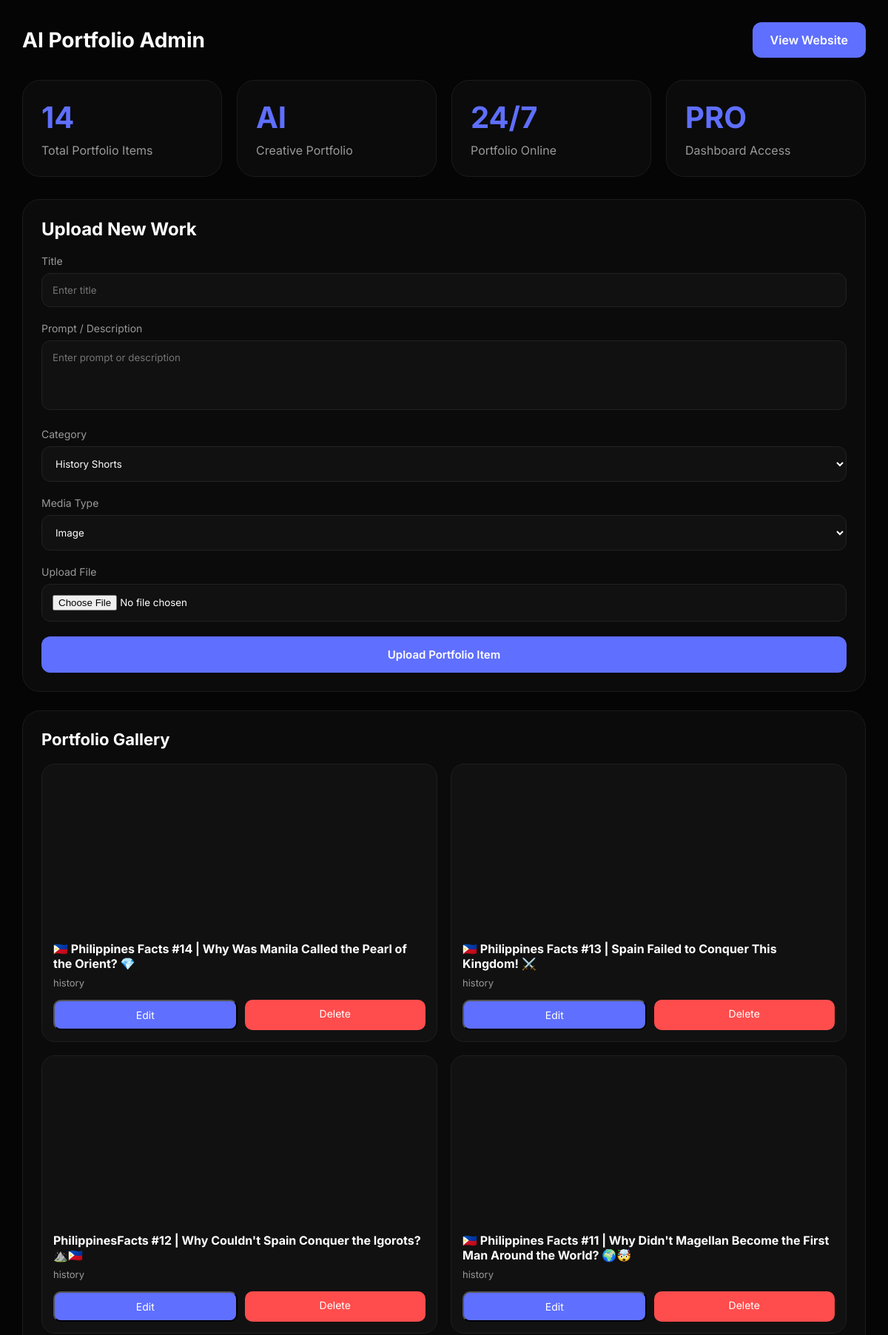
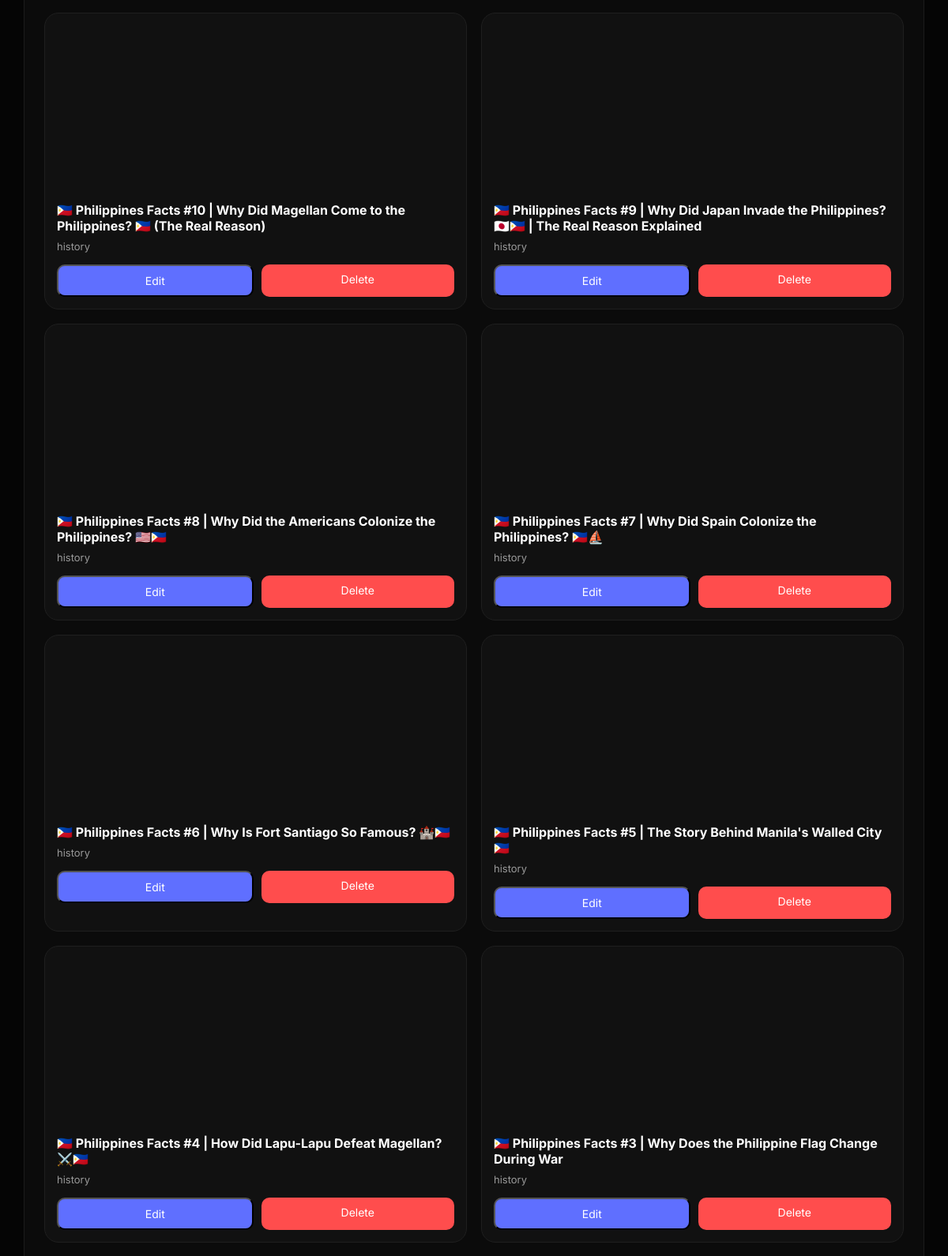
/admin (signed in, upper part), run on the app's committed database (2 pictures, top to bottom).
### tables this page shows
CREATE TABLE portfolio (
    id INTEGER PRIMARY KEY AUTOINCREMENT,
    title TEXT NOT NULL,
    category TEXT NOT NULL,
    file_name TEXT,
    file_type TEXT DEFAULT 'image',
    youtube_url TEXT,
    description TEXT,
    created_at TIMESTAMP DEFAULT CURRENT_TIMESTAMP
);

### app.py (the view)
@app.route("/admin")
def admin():
    if "admin" not in session:
        return redirect("/login")
    conn = get_db()
    cursor = conn.cursor()
    cursor.execute("""
        SELECT * FROM portfolio
        ORDER BY id DESC
    """)
    items = cursor.fetchall()
    conn.close()
    return render_template(
        "admin.html",
        items=items
    )

### app.py (called while the page is built)
def get_db():
    conn = sqlite3.connect("database.db")
    conn.row_factory = sqlite3.Row
    return conn

### templates/admin.html (shortened to what this page needs)
<!DOCTYPE html>
<html lang="en">
<head>
<link rel="stylesheet" href="{{ url_for('static', filename='css/admin.css') }}">
</head>
<body>
<div class="container">
<div class="header">
<div class="logo">
AI Portfolio Admin
</div>
<a href="/" class="website-btn">
View Website
</a>
</div>
<div class="stats">
<div class="stat-card">
<h2>{{ items|length }}</h2>
<p>Total Portfolio Items</p>
</div>
<div class="stat-card">
<h2>AI</h2>
<p>Creative Portfolio</p>
</div>
<div class="stat-card">
<h2>24/7</h2>
<p>Portfolio Online</p>
</div>
<div class="stat-card">
<h2>PRO</h2>
<p>Dashboard Access</p>
</div>
</div>
<div class="main">
<div class="upload-card">
<h2>Upload New Work</h2>
<form method="POST"
action="/admin/upload"
enctype="multipart/form-data">
<label>Title</label>
<input
type="text"
name="title"
placeholder="Enter title"
required>
<label>Prompt / Description</label>
<textarea
    name="description"
    placeholder="Enter prompt or description"
    rows="4"
    style="width:100%; padding:14px; background:#111; border:1px solid #222; border-radius:12px; color:white; margin-bottom:20px; resize:none;">
</textarea>
<label>Category</label>
<select name="category" required>
    <option value="history">History Shorts</option>
</select>
<label>Media Type</label>
<select
    id="fileType"
    name="file_type"
    onchange="toggleMediaInput()"
    required>
    <option value="image">Image</option>
</select>
<div id="uploadBox">
<label>Upload File</label>
<input
type="file"
name="file"
accept="image/*,video/*">
</div>
<button
type="submit"
class="upload-btn">
Upload Portfolio Item
</button>
</form>
</div>
<div class="gallery-card">
<div class="gallery-header">
<h2>Portfolio Gallery</h2>
</div>
{% if items %}
<div class="gallery-grid">
{% for item in items %}
<div class="work-card">
{% if item[4] == "image" %}
<img
    src="{{ url_for('static', filename='uploads/' + item[3]) }}"
    alt="{{ item[1] }}">
{% elif item[4] == "youtube" %}
<iframe
    width="100%"
    height="220"
    src="{{ item[5] }}"
    title="{{ item[1] }}"
    frameborder="0"
    allow="accelerometer; autoplay; clipboard-write; encrypted-media; gyroscope; picture-in-picture"
    allowfullscreen>
</iframe>
{% endif %}
<div class="work-content">
<h3>{{ item[1] }}</h3>
<p>{{ item[2] }}</p>
<div class="actions">
    <button
type="button"
class="edit-btn"
data-id="{{ item[0] }}"
data-title="{{ item[1] }}"
data-category="{{ item[2] }}"
data-type="{{ item[4] }}"
data-youtube="{{ item[5] or '' }}"
data-description="{{ item[6] or '' }}"
onclick="openEditModal(this)">
    Edit
</button>
    <a
        href="/delete/{{ item[0] }}"
        class="delete-btn"
        onclick="return confirm('Delete this item?')">
        Delete
    </a>
</div>
</div>
</div>
{% endfor %}
</div>
{% else %}
<div class="empty">
No portfolio items uploaded yet.
</div>
{% endif %}
</div>
</div>
</div>
</body>
</html>

### static/css/admin.css (style rules this page uses)
* { margin:0; padding:0; box-sizing:border-box; font-family:'Inter',sans-serif; }
body { background:#050505; color:#fff; padding:30px; }
.container { max-width:1400px; margin:auto; }
.header { display:flex; justify-content:space-between; align-items:center; margin-bottom:30px; }
.logo { font-size:28px; font-weight:700; }
.website-btn { padding:14px 24px; background:#5f6fff; border-radius:12px; color:white; text-decoration:none; font-weight:600; }
.stats { display:grid; grid-template-columns:repeat(4,1fr); gap:20px; margin-bottom:30px; }
.stat-card { background:#0b0b0b; border:1px solid #1b1b1b; border-radius:24px; padding:25px; }
.stat-card h2 { font-size:40px; color:#5f6fff; margin-bottom:10px; }
.stat-card p { color:#999; }
.main { display:grid; grid-template-columns:350px 1fr; gap:25px; }
.upload-card { background:#0b0b0b; border:1px solid #1b1b1b; border-radius:24px; padding:25px; height:fit-content; }
.upload-card h2 { margin-bottom:20px; }
.upload-card label { display:block; margin-bottom:8px; color:#999; font-size:14px; }
.upload-card input, .upload-card select { width:100%; padding:14px; background:#111; border:1px solid #222; border-radius:12px; color:white; margin-bottom:20px; }
.upload-btn { width:100%; padding:15px; border:none; background:#5f6fff; border-radius:12px; color:white; font-size:15px; cursor:pointer; font-weight:600; }
.gallery-card { background:#0b0b0b; border:1px solid #1b1b1b; border-radius:24px; padding:25px; }
.gallery-header { display:flex; justify-content:space-between; align-items:center; margin-bottom:20px; }
.gallery-header h2 { font-size:22px; }
.gallery-grid { display:grid; grid-template-columns:repeat(4,1fr); gap:18px; }
.work-card { background:#111; border:1px solid #1f1f1f; border-radius:18px; overflow:hidden; transition:.3s; }
.work-content { padding:15px; }
.work-content h3 { font-size:16px; margin-bottom:8px; }
.work-content p { font-size:13px; color:#999; margin-bottom:15px; }
.actions { display:flex; gap:10px; }
.edit-btn { flex:1; text-align:center; background:#5f6fff; padding:10px; border-radius:10px; text-decoration:none; color:white; font-size:14px; }
.delete-btn { flex:1; text-align:center; background:#ff4d4d; padding:10px; border-radius:10px; text-decoration:none; color:white; font-size:14px; }
@media (max-width:1200px) { .gallery-grid { grid-template-columns:repeat(2,1fr); } }
@media (max-width:1200px) { .main { grid-template-columns:1fr; } }

### data on the page
portfolio: title "🇵🇭 Philippines Facts #14 | Why Was Manila Called the Pearl of the Orient? 💎", category "history"
portfolio: title "🇵🇭 Philippines Facts #13 | Spain Failed to Conquer This Kingdom! ⚔️", category "history"
portfolio: title "PhilippinesFacts #12 | Why Couldn't Spain Conquer the Igorots? ⛰️🇵🇭", category "history"
portfolio: title "🇵🇭 Philippines Facts #11 | Why Didn't Magellan Become the First Man Around the World? 🌍🤯", category "history"
portfolio: title "🇵🇭 Philippines Facts #10 | Why Did Magellan Come to the Philippines? 🇵🇭 (The Real Reason)", category "history"
portfolio: title "🇵🇭 Philippines Facts #9 | Why Did Japan Invade the Philippines? 🇯🇵🇵🇭 | The Real Reason Explained", category "history"
portfolio: title "🇵🇭 Philippines Facts #8 | Why Did the Americans Colonize the Philippines? 🇺🇸🇵🇭", category "history"
portfolio: title "🇵🇭 Philippines Facts #7 | Why Did Spain Colonize the Philippines? 🇵🇭⛵", category "history"
portfolio: title "🇵🇭 Philippines Facts #6 | Why Is Fort Santiago So Famous? 🏰🇵🇭", category "history"
portfolio: title "🇵🇭 Philippines Facts #5 | The Story Behind Manila's Walled City 🇵🇭", category "history"
portfolio: title "🇵🇭 Philippines Facts #4 | How Did Lapu-Lapu Defeat Magellan? ⚔️🇵🇭", category "history"
portfolio: title "🇵🇭 Philippines Facts #3 | Why Does the Philippine Flag Change During War", category "history"

### other printed values
{{ items|length }} "14"
